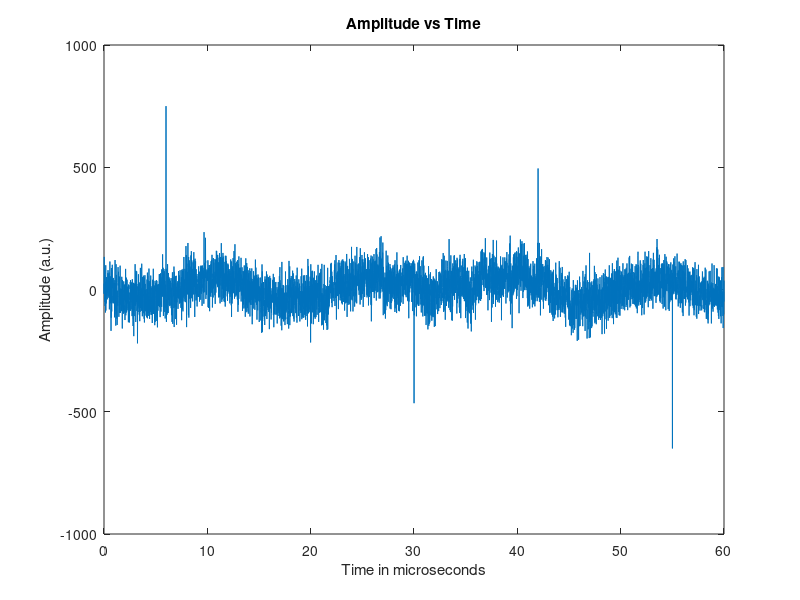

The MATLAB source for this figure: (Note: this script raises an error after producing the figure.)
%Tyler Cascalho Cox 322 Hw Code
clear, clc

% Opening the Text File for this homework so that it can be read
fid = fopen('HW1_Data.txt','r');

%Reading the Text into a (2, length) matrix
m = fscanf(fid,'%f %f',[2,Inf]);

%Closing the Text File
t = fclose(fid);

%Storing the time data into the x vector
x= m(1,:);

%Storing the amplitude data into the y vector
y= m(2,:);

%Plotting the x, y data
figure(1)
plot(x,y,'-')
title('Amplitude vs Time')
xlabel('Time in microseconds')
ylabel('Amplitude (a.u.)')

%Smoothing 

%Defining spans that are to be used while doing a running average
span = [11,31,51,71,31,11];

%Taking the new smoothed coordinates ands storing them into a new vector
ynew = Shaving_Time(span,y);
%Plotting the new smoothed function
figure(2)
plot(x,ynew,'-')
ylim([-800 800])
title('Adjusted Amplitude vs Time')
xlabel('Time in microseconds')
ylabel('Adjusted Amplitude (a.u.)')

figure(3)
p=plot(x,y,x,ynew,'-')
p(1).LineWidth = 0.1;
 p(2).LineWidth = 2;
ylim([-800 800])
title('Amplitude vs Time')
xlabel('Time in microseconds')
ylabel('Amplitude (a.u.)')
legend('Unfiltered signal','Filtered Signal')

%Finding the Sin wave
xdata=x;
ydata =y;
fun=@(x1,xdata)(x1(1)*sin(x1(2)*xdata+x1(3)));
x0=[40 0.4  3];
x1 = lsqcurvefit(fun,x0,xdata,ydata);

%Plotting the sin wave
figure(4)
y3=x1(1)*sin(x1(2)*xdata+x1(3));
L=plot(x,y,x,y3,'-')
L(1).LineWidth = 0.1;
 L(2).LineWidth = 2;
title('Overlayed sin fit function with original signal vs Time')
xlabel('Time in microseconds')
ylabel('Amplitude (a.u.)')
legend('Unfiltered signal','Sin function')


%Finding the Sin wave
xdata=x;
ydata =y;
fun=@(x21,xdata)(x21(1)*cos(x21(2)*xdata+x21(3)));
x0=[40 0.4  1];
[x21,resnorm] = lsqcurvefit(fun,x0,xdata,ydata);

%Plotting the cos wave
figure(5)
y41=x21(1)*cos(x21(2)*xdata+x21(3));
G=plot(x,y,x,y41,'-')
G(1).LineWidth = 0.1;
 G(2).LineWidth = 2;
title('Overlayed sin fit function with original signal vs Time')
xlabel('Time in microseconds')
ylabel('Amplitude (a.u.)')
legend('Unfiltered signal','Cos function')

%Trying to find Code :P
figure(6)
y4 = y-ynew;
y5= y-y3;
span2=[11,31,51,21,13];
ynew4 = Shaving_Time(span2,y4);
ynew5 = Shaving_Time(span2,y5);
plot(x,ynew4+ynew5,'-')
title('Filtered Amplitude vs time')
xlabel('Time in microseconds')
ylabel('Amplitude (a.u.)')
%Making the code pretty

%Defining new vectors for use
 ymor=zeros(1,length(y));
 yvv = ynew4+ynew5;
%std2 = std(ynew4+ynew5); %Calculating the Standard Deviation in the smooth curve

%Looping through to make look like M-code
for i = 1:length(y)
    if yvv(i) >= 45 && x(i) >=10
        ymor(i) = 1;
    elseif yvv(i) <= 45 && yvv(i) >= 45-20 && x(i) >=10
       ymor(i) = 1;

    else
       ymor(i) = 0;
    end
        
end
 figure(7)
 plot(x,ymor,'-')
ylim([0 2])
title('Adjusted M-Signal vs time')
xlabel('Time in microseconds')
ylabel('Signal')


%smoothing function

function [ynew2] = Shaving_Time(span,y)

%Defining Vectors and the Matix that are going to be used
ynew = zeros(length(y),length(span)+1);
ynew(:,1) = y';


%Looping though all the columns of the matrix
for j = 2:length(span)

    %Looping through all the rows of each cloumn of the matrix
for i = 1:length(y)
    
    %Checking to see if we are at the front of the y values
    if i<=(span(j)-1)/2 
        
        z = (span(j)-1)/2;
        
        while i-z < 1
            z=z-1;
        end
        
        for n = 1:(span(j))
            ynew(i,j)= ynew(i,j)+ynew(i+z,j-1);
            z=z+1;
        end
        
        %Dividing the Nummerator of the equation by the span used
    ynew(i,j)=ynew(i,j)./span(j);
    
   
    %Checking to see if we are at the end of the y values
    elseif i+(span(j)-1)/2 >= length(y)
        
        z = (span(j)-1)/2;
        
        while i+z > length(y)
            z=z-1;
        end
        
        for n = 1:(span(j))
            ynew(i,j)= ynew(i,j)+ynew(i-z,j-1);
            z=z+1;
        end
        
        %Dividing the Nummerator of the equation by the span used
    ynew(i,j)=ynew(i,j)./span(j);
    
    % If we are not in the front or the back then we must be in the middle
    else
        
         z =-1*((span(j)-1)/2);
 
         for n = 1:(span(j))
             b=abs(i+z);%Making sure it is a positive int
             ynew(i,j)= ynew(i,j)+ynew(b,j-1);
             z=z+1;
         end
         
         %Dividing the Nummerator of the equation by the span used
         ynew(i,j)=ynew(i,j)./span(j);
    end
        
end
end

%Extracting the filtered vector
lk= ynew(:,length(span));
ynew2 = zeros(1,length(y));
ynew2 = ynew2 + lk';
end
